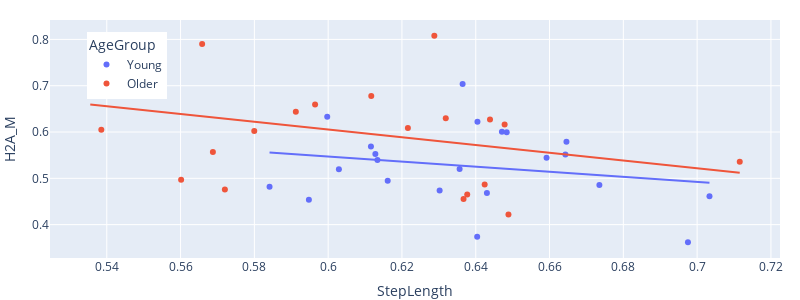
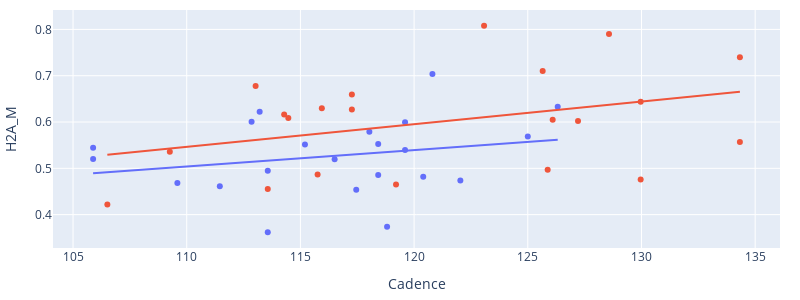

Notebook source saved alongside these figures, in order:
### Code cell
scatter_plot(df, 'H2A_M')

### Figure 1 — Plotly figure (JSON) as saved in the notebook; plotly's stock layout.template omitted (floating-point values rounded to 4 significant figures)
{"data": [{"customdata": [[1.0, 112.9, 1.21], [3.0, 105.9, 0.98], [4.0, 118.0, 1.3], [5.0, 119.6, 1.29], [6.0, 115.2, 1.28], [7.0, 118.8, 1.1], [8.0, 109.6, 1.38], [9.0, 113.6, 1.17], [10.0, 117.5, 1.37], [11.0, 111.5, 1.31], [12.0, 119.6, 1.05], [13.0, 116.5, 1.02], [14.0, 120.8, 1.12], [15.0, 118.4, 1.54], [16.0, 125.0, 1.1], [17.0, 105.9, 1.37], [18.0, 126.3, 1.26], [19.0, 118.4, 1.21], [20.0, 122.0, 1.28], [21.0, 113.2, 1.42], [22.0, 113.6, 1.32], [24.0, 120.4, 1.02]], "hovertemplate": "AgeGroup=Young<br>StepLength=%{x}<br>H2A_M=%{y}<br>Subject=%{customdata[0]}<br>Cadence=%{customdata[1]}<br>SpeedComf=%{customdata[2]}<extra></extra>", "legendgroup": "Young", "marker": {"color": "#636efa", "symbol": "circle"}, "mode": "markers", "name": "Young", "orientation": "v", "showlegend": true, "type": "scatter", "x": [0.6471, 0.6356, 0.6646, 0.6484, 0.6643, 0.6404, 0.643, 0.6161, 0.5948, 0.7033, 0.6134, 0.6029, 0.6364, 0.6735, 0.6116, 0.6592, 0.5997, 0.6128, 0.6302, 0.6405, 0.6975, 0.5841], "xaxis": "x", "y": [0.6004, 0.52, 0.5789, 0.5997, 0.5515, 0.374, 0.4684, 0.4948, 0.4536, 0.4615, 0.5395, 0.5194, 0.704, 0.4858, 0.5685, 0.5444, 0.633, 0.5524, 0.4736, 0.6223, 0.3617, 0.482], "yaxis": "y"}, {"hovertemplate": "<b>OLS trendline</b><br>H2A_M = -0.548496 * StepLength + 0.876322<br>R<sup>2</sup>=0.045323<br><br>AgeGroup=Young<br>StepLength=%{x}<br>H2A_M=%{y} <b>(trend)</b><extra></extra>", "legendgroup": "Young", "marker": {"color": "#636efa", "symbol": "circle"}, "mode": "lines", "name": "Young", "showlegend": false, "type": "scatter", "x": [0.5841, 0.5948, 0.5997, 0.6029, 0.6116, 0.6128, 0.6134, 0.6161, 0.6302, 0.6356, 0.6364, 0.6404, 0.6405, 0.643, 0.6471, 0.6484, 0.6592, 0.6643, 0.6646, 0.6735, 0.6975, 0.7033], "xaxis": "x", "y": [0.5559, 0.5501, 0.5474, 0.5456, 0.5409, 0.5402, 0.5399, 0.5384, 0.5307, 0.5277, 0.5272, 0.5251, 0.525, 0.5236, 0.5214, 0.5207, 0.5148, 0.512, 0.5118, 0.5069, 0.4937, 0.4905], "yaxis": "y"}, {"customdata": [[25.0, 117.3, 1.17], [26.0, 125.7, 1.36], [27.0, 134.3, 1.41], [29.0, 128.6, 1.42], [30.0, 130.0, 1.08], [31.0, 134.3, 1.11], [32.0, 106.5, 1.36], [33.0, 119.2, 1.27], [34.0, 113.6, 1.05], [35.0, 123.1, 1.29], [36.0, 114.3, 1.46], [38.0, 115.8, 1.46], [40.0, 126.1, 1.34], [43.0, 115.9, 1.44], [44.0, 114.5, 1.18], [45.0, 109.3, 1.12], [46.0, 130.0, 1.11], [47.0, 125.9, 1.18], [48.0, 113.0, 1.35], [49.0, 117.3, 1.26], [50.0, 127.2, 1.23]], "hovertemplate": "AgeGroup=Older<br>StepLength=%{x}<br>H2A_M=%{y}<br>Subject=%{customdata[0]}<br>Cadence=%{customdata[1]}<br>SpeedComf=%{customdata[2]}<extra></extra>", "legendgroup": "Older", "marker": {"color": "#EF553B", "symbol": "circle"}, "mode": "markers", "name": "Older", "orientation": "v", "showlegend": true, "type": "scatter", "x": [0.5965, 0.552, 0.5355, 0.5658, 0.572, 0.5688, 0.6489, 0.6377, 0.6367, 0.6288, 0.6478, 0.6424, 0.5385, 0.6319, 0.6216, 0.7115, 0.5912, 0.5602, 0.6117, 0.6439, 0.58], "xaxis": "x", "y": [0.6594, 0.7101, 0.7401, 0.7903, 0.4761, 0.5566, 0.4218, 0.4652, 0.4552, 0.8081, 0.616, 0.4868, 0.6048, 0.6295, 0.6085, 0.5355, 0.6437, 0.4967, 0.6778, 0.6272, 0.6022], "yaxis": "y"}, {"hovertemplate": "<b>OLS trendline</b><br>H2A_M = -0.837732 * StepLength + 1.10812<br>R<sup>2</sup>=0.118408<br><br>AgeGroup=Older<br>StepLength=%{x}<br>H2A_M=%{y} <b>(trend)</b><extra></extra>", "legendgroup": "Older", "marker": {"color": "#EF553B", "symbol": "circle"}, "mode": "lines", "name": "Older", "showlegend": false, "type": "scatter", "x": [0.5355, 0.5385, 0.552, 0.5602, 0.5658, 0.5688, 0.572, 0.58, 0.5912, 0.5965, 0.6117, 0.6216, 0.6288, 0.6319, 0.6367, 0.6377, 0.6424, 0.6439, 0.6478, 0.6489, 0.7115], "xaxis": "x", "y": [0.6595, 0.657, 0.6457, 0.6389, 0.6341, 0.6317, 0.6289, 0.6223, 0.6128, 0.6084, 0.5957, 0.5874, 0.5814, 0.5788, 0.5747, 0.5739, 0.5699, 0.5687, 0.5654, 0.5645, 0.512], "yaxis": "y"}], "layout": {"height": 300, "legend": {"title": {"text": "AgeGroup"}, "tracegroupgap": 0, "x": 0.05, "xanchor": "left", "y": 0.95, "yanchor": "top"}, "margin": {"b": 0, "l": 50, "r": 20, "t": 20}, "width": 800, "xaxis": {"anchor": "y", "domain": [0, 1], "title": {"text": "StepLength"}}, "yaxis": {"anchor": "x", "domain": [0, 1], "title": {"text": "H2A_M"}}}}

### Figure 2 — Plotly figure (JSON) as saved in the notebook; plotly's stock layout.template omitted (floating-point values rounded to 4 significant figures)
{"data": [{"customdata": [[1.0, 0.6471, 1.21], [3.0, 0.6356, 0.98], [4.0, 0.6646, 1.3], [5.0, 0.6484, 1.29], [6.0, 0.6643, 1.28], [7.0, 0.6404, 1.1], [8.0, 0.643, 1.38], [9.0, 0.6161, 1.17], [10.0, 0.5948, 1.37], [11.0, 0.7033, 1.31], [12.0, 0.6134, 1.05], [13.0, 0.6029, 1.02], [14.0, 0.6364, 1.12], [15.0, 0.6735, 1.54], [16.0, 0.6116, 1.1], [17.0, 0.6592, 1.37], [18.0, 0.5997, 1.26], [19.0, 0.6128, 1.21], [20.0, 0.6302, 1.28], [21.0, 0.6405, 1.42], [22.0, 0.6975, 1.32], [24.0, 0.5841, 1.02]], "hovertemplate": "AgeGroup=Young<br>Cadence=%{x}<br>H2A_M=%{y}<br>Subject=%{customdata[0]}<br>StepLength=%{customdata[1]}<br>SpeedComf=%{customdata[2]}<extra></extra>", "legendgroup": "Young", "marker": {"color": "#636efa", "symbol": "circle"}, "mode": "markers", "name": "Young", "orientation": "v", "showlegend": true, "type": "scatter", "x": [112.9, 105.9, 118.0, 119.6, 115.2, 118.8, 109.6, 113.6, 117.5, 111.5, 119.6, 116.5, 120.8, 118.4, 125.0, 105.9, 126.3, 118.4, 122.0, 113.2, 113.6, 120.4], "xaxis": "x", "y": [0.6004, 0.52, 0.5789, 0.5997, 0.5515, 0.374, 0.4684, 0.4948, 0.4536, 0.4615, 0.5395, 0.5194, 0.704, 0.4858, 0.5685, 0.5444, 0.633, 0.5524, 0.4736, 0.6223, 0.3617, 0.482], "yaxis": "y"}, {"hovertemplate": "<b>OLS trendline</b><br>H2A_M = 0.00355032 * Cadence + 0.113245<br>R<sup>2</sup>=0.054927<br><br>AgeGroup=Young<br>Cadence=%{x}<br>H2A_M=%{y} <b>(trend)</b><extra></extra>", "legendgroup": "Young", "marker": {"color": "#636efa", "symbol": "circle"}, "mode": "lines", "name": "Young", "showlegend": false, "type": "scatter", "x": [105.9, 105.9, 109.6, 111.5, 112.9, 113.2, 113.6, 113.6, 115.2, 116.5, 117.5, 118.0, 118.4, 118.4, 118.8, 119.6, 119.6, 120.4, 120.8, 122.0, 125.0, 126.3], "xaxis": "x", "y": [0.4892, 0.4892, 0.5023, 0.5089, 0.5139, 0.5152, 0.5164, 0.5164, 0.5222, 0.5269, 0.5302, 0.5323, 0.5337, 0.5337, 0.5351, 0.5379, 0.5379, 0.5407, 0.5421, 0.5465, 0.557, 0.5617], "yaxis": "y"}, {"customdata": [[25.0, 0.5965, 1.17], [26.0, 0.552, 1.36], [27.0, 0.5355, 1.41], [29.0, 0.5658, 1.42], [30.0, 0.572, 1.08], [31.0, 0.5688, 1.11], [32.0, 0.6489, 1.36], [33.0, 0.6377, 1.27], [34.0, 0.6367, 1.05], [35.0, 0.6288, 1.29], [36.0, 0.6478, 1.46], [38.0, 0.6424, 1.46], [40.0, 0.5385, 1.34], [43.0, 0.6319, 1.44], [44.0, 0.6216, 1.18], [45.0, 0.7115, 1.12], [46.0, 0.5912, 1.11], [47.0, 0.5602, 1.18], [48.0, 0.6117, 1.35], [49.0, 0.6439, 1.26], [50.0, 0.58, 1.23]], "hovertemplate": "AgeGroup=Older<br>Cadence=%{x}<br>H2A_M=%{y}<br>Subject=%{customdata[0]}<br>StepLength=%{customdata[1]}<br>SpeedComf=%{customdata[2]}<extra></extra>", "legendgroup": "Older", "marker": {"color": "#EF553B", "symbol": "circle"}, "mode": "markers", "name": "Older", "orientation": "v", "showlegend": true, "type": "scatter", "x": [117.3, 125.7, 134.3, 128.6, 130.0, 134.3, 106.5, 119.2, 113.6, 123.1, 114.3, 115.8, 126.1, 115.9, 114.5, 109.3, 130.0, 125.9, 113.0, 117.3, 127.2], "xaxis": "x", "y": [0.6594, 0.7101, 0.7401, 0.7903, 0.4761, 0.5566, 0.4218, 0.4652, 0.4552, 0.8081, 0.616, 0.4868, 0.6048, 0.6295, 0.6085, 0.5355, 0.6437, 0.4967, 0.6778, 0.6272, 0.6022], "yaxis": "y"}, {"hovertemplate": "<b>OLS trendline</b><br>H2A_M = 0.0048901 * Cadence + 0.0087197<br>R<sup>2</sup>=0.131874<br><br>AgeGroup=Older<br>Cadence=%{x}<br>H2A_M=%{y} <b>(trend)</b><extra></extra>", "legendgroup": "Older", "marker": {"color": "#EF553B", "symbol": "circle"}, "mode": "lines", "name": "Older", "showlegend": false, "type": "scatter", "x": [106.5, 109.3, 113.0, 113.6, 114.3, 114.5, 115.8, 115.9, 117.3, 117.3, 119.2, 123.1, 125.7, 125.9, 126.1, 127.2, 128.6, 130.0, 130.0, 134.3, 134.3], "xaxis": "x", "y": [0.5296, 0.543, 0.5614, 0.5641, 0.5676, 0.5685, 0.5748, 0.5757, 0.5822, 0.5822, 0.5916, 0.6106, 0.6232, 0.6243, 0.6253, 0.6308, 0.6374, 0.6443, 0.6443, 0.6656, 0.6656], "yaxis": "y"}], "layout": {"height": 300, "legend": {"title": {"text": "AgeGroup"}, "tracegroupgap": 0}, "margin": {"b": 40, "l": 50, "r": 20, "t": 10}, "showlegend": false, "width": 800, "xaxis": {"anchor": "y", "domain": [0, 1], "title": {"text": "Cadence"}}, "yaxis": {"anchor": "x", "domain": [0, 1], "title": {"text": "H2A_M"}}}}
